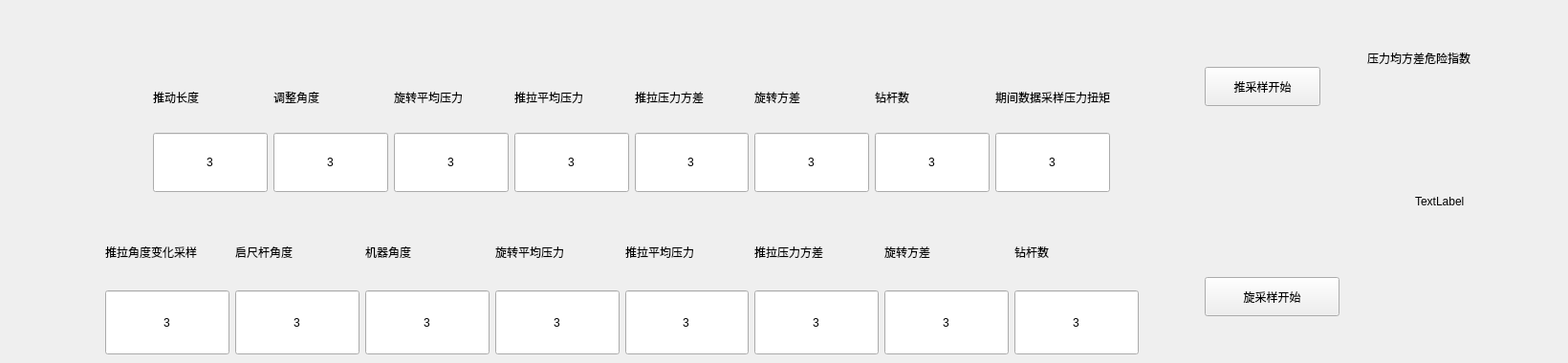
    <widget class="QWidget" name="tab_2">
     <attribute name="title">
      <string>施工数据记录</string>
     </attribute>
     <widget class="QWidget" name="layoutWidget_23">
      <property name="geometry">
       <rect>
        <x>160</x>
        <y>70</y>
        <width>1001</width>
        <height>131</height>
       </rect>
      </property>
      <layout class="QGridLayout" name="gridLayout_2">
       <item row="1" column="2">
        <widget class="QLineEdit" name="lineEdit_457">
         <property name="sizePolicy">
          <sizepolicy hsizetype="Expanding" vsizetype="Expanding">
           <horstretch>0</horstretch>
           <verstretch>0</verstretch>
          </sizepolicy>
         </property>
         <property name="text">
          <string>3</string>
         </property>
         <property name="alignment">
          <set>Qt::AlignCenter</set>
         </property>
        </widget>
       </item>
       <item row="0" column="2">
        <widget class="QLabel" name="label_828">
         <property name="sizePolicy">
          <sizepolicy hsizetype="Preferred" vsizetype="Expanding">
           <horstretch>0</horstretch>
           <verstretch>0</verstretch>
          </sizepolicy>
         </property>
         <property name="text">
          <string>旋转平均压力</string>
         </property>
        </widget>
       </item>
       <item row="1" column="1">
        <widget class="QLineEdit" name="lineEdit_459">
         <property name="sizePolicy">
          <sizepolicy hsizetype="Expanding" vsizetype="Expanding">
           <horstretch>0</horstretch>
           <verstretch>0</verstretch>
          </sizepolicy>
         </property>
         <property name="text">
          <string>3</string>
         </property>
         <property name="alignment">
          <set>Qt::AlignCenter</set>
         </property>
        </widget>
       </item>
       <item row="0" column="4">
        <widget class="QLabel" name="label_56">
         <property name="sizePolicy">
          <sizepolicy hsizetype="Preferred" vsizetype="Expanding">
           <horstretch>0</horstretch>
           <verstretch>0</verstretch>
          </sizepolicy>
         </property>
         <property name="text">
          <string>推拉压力方差</string>
         </property>
        </widget>
       </item>
       <item row="0" column="5">
        <widget class="QLabel" name="label_55">
         <property name="sizePolicy">
          <sizepolicy hsizetype="Preferred" vsizetype="Expanding">
           <horstretch>0</horstretch>
           <verstretch>0</verstretch>
          </sizepolicy>
         </property>
         <property name="text">
          <string>旋转方差</string>
         </property>
        </widget>
       </item>
       <item row="1" column="3">
        <widget class="QLineEdit" name="lineEdit_456">
         <property name="sizePolicy">
          <sizepolicy hsizetype="Expanding" vsizetype="Expanding">
           <horstretch>0</horstretch>
           <verstretch>0</verstretch>
          </sizepolicy>
         </property>
         <property name="text">
          <string>3</string>
         </property>
         <property name="alignment">
          <set>Qt::AlignCenter</set>
         </property>
        </widget>
       </item>
       <item row="0" column="1">
        <widget class="QLabel" name="label_830">
         <property name="sizePolicy">
          <sizepolicy hsizetype="Preferred" vsizetype="Expanding">
           <horstretch>0</horstretch>
           <verstretch>0</verstretch>
          </sizepolicy>
         </property>
         <property name="text">
          <string>调整角度</string>
         </property>
        </widget>
       </item>
       <item row="1" column="5">
        <widget class="QLineEdit" name="lineEdit_455">
         <property name="sizePolicy">
          <sizepolicy hsizetype="Expanding" vsizetype="Expanding">
           <horstretch>0</horstretch>
           <verstretch>0</verstretch>
          </sizepolicy>
         </property>
         <property name="text">
          <string>3</string>
         </property>
         <property name="alignment">
          <set>Qt::AlignCenter</set>
         </property>
        </widget>
       </item>
       <item row="0" column="3">
        <widget class="QLabel" name="label_653">
         <property name="sizePolicy">
          <sizepolicy hsizetype="Preferred" vsizetype="Expanding">
           <horstretch>0</horstretch>
           <verstretch>0</verstretch>
          </sizepolicy>
         </property>
         <property name="text">
          <string>推拉平均压力</string>
         </property>
        </widget>
       </item>
       <item row="0" column="6">
        <widget class="QLabel" name="label_59">
         <property name="sizePolicy">
          <sizepolicy hsizetype="Preferred" vsizetype="Expanding">
           <horstretch>0</horstretch>
           <verstretch>0</verstretch>
          </sizepolicy>
         </property>
         <property name="text">
          <string>钻杆数</string>
         </property>
        </widget>
       </item>
       <item row="1" column="0">
        <widget class="QLineEdit" name="lineEdit_458">
         <property name="sizePolicy">
          <sizepolicy hsizetype="Expanding" vsizetype="Expanding">
           <horstretch>0</horstretch>
           <verstretch>0</verstretch>
          </sizepolicy>
         </property>
         <property name="text">
          <string>3</string>
         </property>
         <property name="alignment">
          <set>Qt::AlignCenter</set>
         </property>
        </widget>
       </item>
       <item row="0" column="0">
        <widget class="QLabel" name="label_829">
         <property name="sizePolicy">
          <sizepolicy hsizetype="Preferred" vsizetype="Expanding">
           <horstretch>0</horstretch>
           <verstretch>0</verstretch>
          </sizepolicy>
         </property>
         <property name="text">
          <string>推动长度</string>
         </property>
        </widget>
       </item>
       <item row="1" column="6">
        <widget class="QLineEdit" name="lineEdit_544">
         <property name="sizePolicy">
          <sizepolicy hsizetype="Expanding" vsizetype="Expanding">
           <horstretch>0</horstretch>
           <verstretch>0</verstretch>
          </sizepolicy>
         </property>
         <property name="text">
          <string>3</string>
         </property>
         <property name="alignment">
          <set>Qt::AlignCenter</set>
         </property>
        </widget>
       </item>
       <item row="0" column="7">
        <widget class="QLabel" name="label_831">
         <property name="sizePolicy">
          <sizepolicy hsizetype="Preferred" vsizetype="Expanding">
           <horstretch>0</horstretch>
           <verstretch>0</verstretch>
          </sizepolicy>
         </property>
         <property name="text">
          <string>期间数据采样压力扭矩</string>
         </property>
        </widget>
       </item>
       <item row="1" column="7">
        <widget class="QLineEdit" name="lineEdit_460">
         <property name="sizePolicy">
          <sizepolicy hsizetype="Expanding" vsizetype="Expanding">
           <horstretch>0</horstretch>
           <verstretch>0</verstretch>
          </sizepolicy>
         </property>
         <property name="text">
          <string>3</string>
         </property>
         <property name="alignment">
          <set>Qt::AlignCenter</set>
         </property>
        </widget>
       </item>
       <item row="1" column="4">
        <widget class="QLineEdit" name="lineEdit_461">
         <property name="sizePolicy">
          <sizepolicy hsizetype="Expanding" vsizetype="Expanding">
           <horstretch>0</horstretch>
           <verstretch>0</verstretch>
          </sizepolicy>
         </property>
         <property name="text">
          <string>3</string>
         </property>
         <property name="alignment">
          <set>Qt::AlignCenter</set>
         </property>
        </widget>
       </item>
      </layout>
     </widget>
     <widget class="QPushButton" name="pushButton_37">
      <property name="geometry">
       <rect>
        <x>1260</x>
        <y>70</y>
        <width>121</width>
        <height>41</height>
       </rect>
      </property>
      <property name="text">
       <string>推采样开始</string>
      </property>
     </widget>
     <widget class="QWidget" name="layoutWidget_7">
      <property name="geometry">
       <rect>
        <x>110</x>
        <y>230</y>
        <width>1081</width>
        <height>141</height>
       </rect>
      </property>
      <layout class="QGridLayout" name="gridLayout_5">
       <property name="sizeConstraint">
        <enum>QLayout::SetNoConstraint</enum>
       </property>
       <item row="0" column="7">
        <widget class="QLabel" name="label_62">
         <property name="sizePolicy">
          <sizepolicy hsizetype="Preferred" vsizetype="Expanding">
           <horstretch>0</horstretch>
           <verstretch>0</verstretch>
          </sizepolicy>
         </property>
         <property name="text">
          <string>钻杆数</string>
         </property>
        </widget>
       </item>
       <item row="1" column="3">
        <widget class="QLineEdit" name="lineEdit_546">
         <property name="sizePolicy">
          <sizepolicy hsizetype="Expanding" vsizetype="Expanding">
           <horstretch>0</horstretch>
           <verstretch>0</verstretch>
          </sizepolicy>
         </property>
         <property name="text">
          <string>3</string>
         </property>
         <property name="alignment">
          <set>Qt::AlignCenter</set>
         </property>
        </widget>
       </item>
       <item row="0" column="4">
        <widget class="QLabel" name="label_982">
         <property name="sizePolicy">
          <sizepolicy hsizetype="Preferred" vsizetype="Expanding">
           <horstretch>0</horstretch>
           <verstretch>0</verstretch>
          </sizepolicy>
         </property>
         <property name="text">
          <string>推拉平均压力</string>
         </property>
        </widget>
       </item>
       <item row="0" column="3">
        <widget class="QLabel" name="label_984">
         <property name="sizePolicy">
          <sizepolicy hsizetype="Preferred" vsizetype="Expanding">
           <horstretch>0</horstretch>
           <verstretch>0</verstretch>
          </sizepolicy>
         </property>
         <property name="text">
          <string>旋转平均压力</string>
         </property>
        </widget>
       </item>
       <item row="1" column="7">
        <widget class="QLineEdit" name="lineEdit_550">
         <property name="sizePolicy">
          <sizepolicy hsizetype="Expanding" vsizetype="Expanding">
           <horstretch>0</horstretch>
           <verstretch>0</verstretch>
          </sizepolicy>
         </property>
         <property name="text">
          <string>3</string>
         </property>
         <property name="alignment">
          <set>Qt::AlignCenter</set>
         </property>
        </widget>
       </item>
       <item row="0" column="6">
        <widget class="QLabel" name="label_61">
         <property name="sizePolicy">
          <sizepolicy hsizetype="Preferred" vsizetype="Expanding">
           <horstretch>0</horstretch>
           <verstretch>0</verstretch>
          </sizepolicy>
         </property>
         <property name="text">
          <string>旋转方差</string>
         </property>
        </widget>
       </item>
       <item row="1" column="5">
        <widget class="QLineEdit" name="lineEdit_547">
         <property name="sizePolicy">
          <sizepolicy hsizetype="Expanding" vsizetype="Expanding">
           <horstretch>0</horstretch>
           <verstretch>0</verstretch>
          </sizepolicy>
         </property>
         <property name="text">
          <string>3</string>
         </property>
         <property name="alignment">
          <set>Qt::AlignCenter</set>
         </property>
        </widget>
       </item>
       <item row="0" column="2">
        <widget class="QLabel" name="label_983">
         <property name="sizePolicy">
          <sizepolicy hsizetype="Preferred" vsizetype="Expanding">
           <horstretch>0</horstretch>
           <verstretch>0</verstretch>
          </sizepolicy>
         </property>
         <property name="text">
          <string>机器角度</string>
         </property>
        </widget>
       </item>
       <item row="1" column="4">
        <widget class="QLineEdit" name="lineEdit_548">
         <property name="sizePolicy">
          <sizepolicy hsizetype="Expanding" vsizetype="Expanding">
           <horstretch>0</horstretch>
           <verstretch>0</verstretch>
          </sizepolicy>
         </property>
         <property name="text">
          <string>3</string>
         </property>
         <property name="alignment">
          <set>Qt::AlignCenter</set>
         </property>
        </widget>
       </item>
       <item row="1" column="2">
        <widget class="QLineEdit" name="lineEdit_545">
         <property name="sizePolicy">
          <sizepolicy hsizetype="Expanding" vsizetype="Expanding">
           <horstretch>0</horstretch>
           <verstretch>0</verstretch>
          </sizepolicy>
         </property>
         <property name="text">
          <string>3</string>
         </property>
         <property name="alignment">
          <set>Qt::AlignCenter</set>
         </property>
        </widget>
       </item>
       <item row="0" column="5">
        <widget class="QLabel" name="label_60">
         <property name="sizePolicy">
          <sizepolicy hsizetype="Preferred" vsizetype="Expanding">
           <horstretch>0</horstretch>
           <verstretch>0</verstretch>
          </sizepolicy>
         </property>
         <property name="text">
          <string>推拉压力方差</string>
         </property>
        </widget>
       </item>
       <item row="1" column="1">
        <widget class="QLineEdit" name="lineEdit_551">
         <property name="sizePolicy">
          <sizepolicy hsizetype="Expanding" vsizetype="Expanding">
           <horstretch>0</horstretch>
           <verstretch>0</verstretch>
          </sizepolicy>
         </property>
         <property name="text">
          <string>3</string>
         </property>
         <property name="alignment">
          <set>Qt::AlignCenter</set>
         </property>
        </widget>
       </item>
       <item row="0" column="1">
        <widget class="QLabel" name="label_985">
         <property name="sizePolicy">
          <sizepolicy hsizetype="Preferred" vsizetype="Expanding">
           <horstretch>0</horstretch>
           <verstretch>0</verstretch>
          </sizepolicy>
         </property>
         <property name="text">
          <string>启尺杆角度</string>
         </property>
        </widget>
       </item>
       <item row="1" column="6">
        <widget class="QLineEdit" name="lineEdit_549">
         <property name="sizePolicy">
          <sizepolicy hsizetype="Expanding" vsizetype="Expanding">
           <horstretch>0</horstretch>
           <verstretch>0</verstretch>
          </sizepolicy>
         </property>
         <property name="text">
          <string>3</string>
         </property>
         <property name="alignment">
          <set>Qt::AlignCenter</set>
         </property>
        </widget>
       </item>
       <item row="0" column="0">
        <widget class="QLabel" name="label_986">
         <property name="sizePolicy">
          <sizepolicy hsizetype="Preferred" vsizetype="Expanding">
           <horstretch>0</horstretch>
           <verstretch>0</verstretch>
          </sizepolicy>
         </property>
         <property name="text">
          <string>推拉角度变化采样</string>
         </property>
        </widget>
       </item>
       <item row="1" column="0">
        <widget class="QLineEdit" name="lineEdit_552">
         <property name="sizePolicy">
          <sizepolicy hsizetype="Expanding" vsizetype="Expanding">
           <horstretch>0</horstretch>
           <verstretch>0</verstretch>
          </sizepolicy>
         </property>
         <property name="text">
          <string>3</string>
         </property>
         <property name="alignment">
          <set>Qt::AlignCenter</set>
         </property>
        </widget>
       </item>
      </layout>
     </widget>
     <widget class="QPushButton" name="pushButton_38">
      <property name="geometry">
       <rect>
        <x>1260</x>
        <y>290</y>
        <width>141</width>
        <height>41</height>
       </rect>
      </property>
      <property name="text">
       <string>旋采样开始</string>
      </property>
     </widget>
     <widget class="QLabel" name="label_609">
      <property name="geometry">
       <rect>
        <x>1480</x>
        <y>190</y>
        <width>101</width>
        <height>41</height>
       </rect>
      </property>
      <property name="text">
       <string>TextLabel</string>
      </property>
     </widget>
     <widget class="QLabel" name="label_610">
      <property name="geometry">
       <rect>
        <x>1430</x>
        <y>40</y>
        <width>201</width>
        <height>41</height>
       </rect>
      </property>
      <property name="text">
       <string>压力均方差危险指数</string>
      </property>
     </widget>
    </widget>
